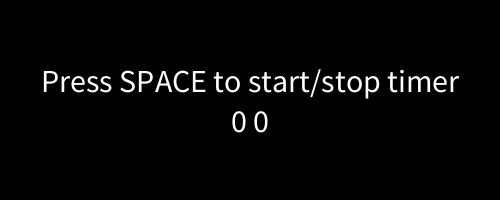
Frame 1 (no input)
Frame 60 (the mouse pressed at the canvas centre just before this capture): identical to frame 1, image omitted
Frame 120 (the mouse held since frame 60 and released just before this capture): identical to frame 1, image omitted

The Processing sketch that drew this single still picture (run headless with seeded random() and noise(); from frame 60 on, the mouse is pressed at the canvas centre):

// Processing sketch: sketch_12_4_stopwatch
// ── sketch_12_4_stopwatch.pde
//CHATGPT zwaar gebruikt. wou mijn code niet pakken dus eind onderdeel is anders

boolean running = false;
int start;
int second = 0;
int millisecond = 0;

void setup() {
  size(500, 200);
  textAlign(CENTER, CENTER);
  textSize(32);
}

void draw() {
  background(0);
  fill(255);
  text("Press SPACE to start/stop timer", width/2, height/2 - 20);
  text(second +" "+ millisecond, width/2, height/2 + 20);
  
  if (running) {
    int currentTime = millis() - start;
    second = currentTime / 1000;
    millisecond = currentTime % 1000;
  }
}

void keyPressed() {
  if (key == ' ') {
    if (!running) {
      start = millis();
    } else {
      int currentTime = millis() - start;
      second = currentTime / 1000;
      millisecond = currentTime % 1000;
    }
    running = !running;
  }
}
